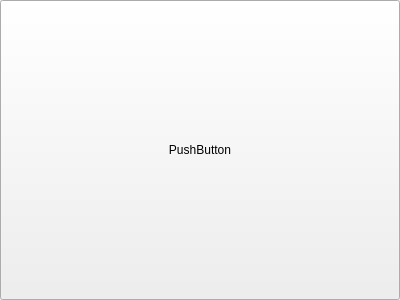
<?xml version="1.0" encoding="UTF-8"?>
<ui version="4.0">
 <class>CoilButton</class>
 <widget class="QWidget" name="CoilButton">
  <property name="geometry">
   <rect>
    <x>0</x>
    <y>0</y>
    <width>400</width>
    <height>300</height>
   </rect>
  </property>
  <property name="windowTitle">
   <string>Form</string>
  </property>
  <layout class="QGridLayout" name="gridLayout">
   <property name="margin">
    <number>0</number>
   </property>
   <item row="0" column="0">
    <widget class="QPushButton" name="pushButton">
     <property name="sizePolicy">
      <sizepolicy hsizetype="Expanding" vsizetype="Expanding">
       <horstretch>0</horstretch>
       <verstretch>0</verstretch>
      </sizepolicy>
     </property>
     <property name="text">
      <string>PushButton</string>
     </property>
    </widget>
   </item>
  </layout>
 </widget>
 <resources/>
 <connections/>
</ui>
